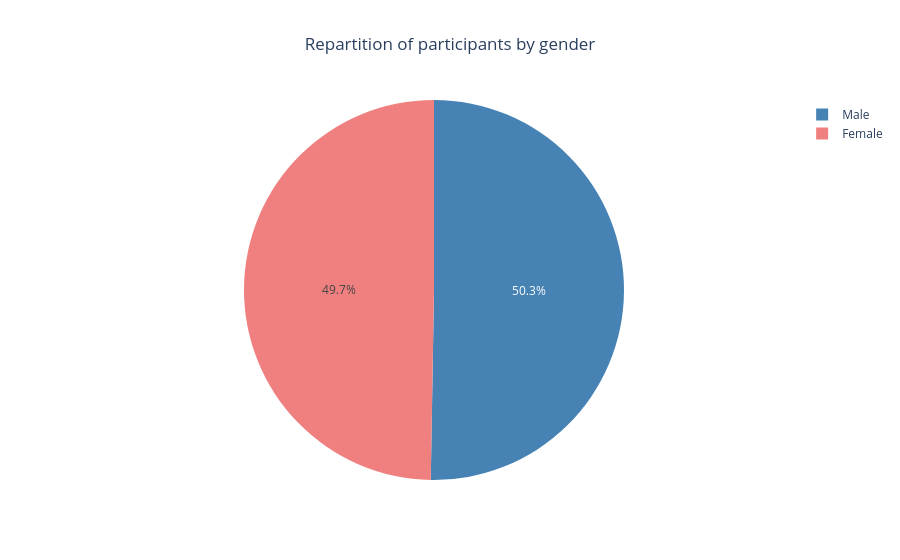

Source (notebook cell):
### Markdown cell above
## 3.1. Number of participants

### Code cell
df_count_gender = df_participant['gender'].value_counts(dropna = False).reset_index()
df_count_gender['proportion (%)'] = round(100 * df_count_gender['count'] / df_count_gender['count'].sum(),1)
display(df_count_gender)

fig = px.pie(df_count_gender, 
            values = 'count', 
            names = 'gender', 
            color = 'gender',
            title = 'Repartition of participants by gender',
            color_discrete_map = {'Male' : 'steelblue',
                                'Female' : 'lightcoral'})
fig.update_layout(title_x=0.5)
fig.show()

### Figure 1 — Plotly figure (JSON) as saved in the notebook; plotly's stock layout.template omitted (floating-point values rounded to 4 significant figures)
{"data": [{"customdata": [["Male"], ["Female"]], "domain": {"x": [0, 1], "y": [0, 1]}, "hovertemplate": "gender=%{customdata[0]}<br>count=%{value}<extra></extra>", "labels": ["Male", "Female"], "legendgroup": "", "marker": {"colors": ["steelblue", "lightcoral"]}, "name": "", "showlegend": true, "type": "pie", "values": [277, 274]}], "layout": {"legend": {"tracegroupgap": 0}, "title": {"text": "Repartition of participants by gender", "x": 0.5}}}
